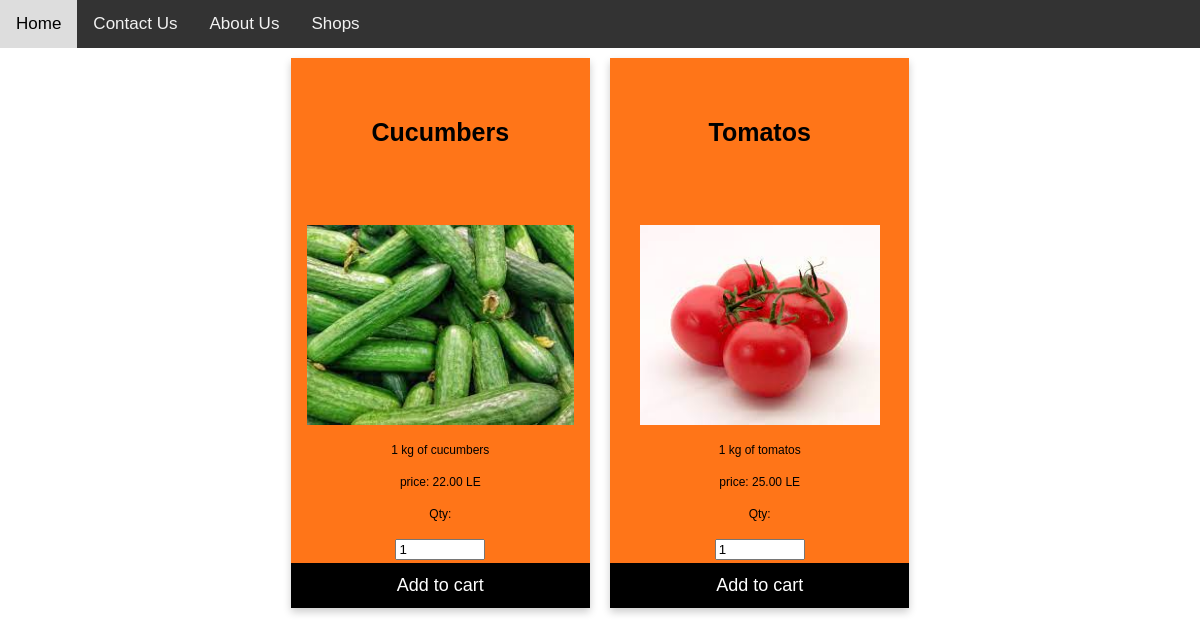
/products.php?shopId=4&catId=5, run on the app's committed database.
### tables this page shows
CREATE TABLE `products` (
  `Name` varchar(100) NOT NULL,
  `Description` varchar(100) NOT NULL,
  `Price` decimal(18,2) NOT NULL,
  `productID` int(11) NOT NULL,
  `Image` text NOT NULL,
  `quantity` int(200) NOT NULL,
  `catID` int(11) NOT NULL,
  `shopID` int(11) NOT NULL
);

### products.php (the view, shortened to what this page needs)
<body>
<?php
if(isset($_SESSION['ID']))
{
include("nav-bar.php");
}
else
{
echo'   <div class="topnav">
<a href="http://localhost/summerweb/home.php">Home</a>
<a href="http://localhost/summerweb/contactUs.php">Contact Us</a>
 <a href="http://localhost/summerweb/aboutUs.php">About Us</a>
  <a href="http://localhost/summerweb/restaurants.php">Shops</a>
</div>';
}
?>
        <div id="product-grid" style="display: flex;flex-wrap: wrap;justify-content: center;">
        <?php
            $servername = "localhost";
            $username = "root";
            $password = "";
            $dbname = "webproject";
            $conn = mysqli_connect($servername,$username,$password,$dbname);
            $shopID = $_GET['shopId'];
            $catID = $_GET['catId'];
            $sql="SELECT * FROM `products` WHERE shopID = ". $shopID ." AND catID = ". $catID ." ;";
            $result = mysqli_query($conn, $sql);
            while($row = mysqli_fetch_array($result))
            {
        ?>
            <div style=" float:right; margin:10px">
                <div class="product-item cards" width="200px">
                    <form method="post" action="cart.php">
                        <div class="mt-2 f-16"><strong><?php echo $row['Name']; ?></strong></div>
                        <div class="product-image">
                            <img src="http://localhost/summerweb/images/<?php echo $row['Image']; ?>">
                        </div>
                        <div class="product-description"> <?php echo $row['Description']; ?></div>
                        <div class="product-price">price: <?php echo $row['Price']; ?> LE</div>
                        <div class="product-price">Qty: </div>
                        <div>
                            <input type="number" name="quantity" value="1" size="2"/>
                            <input type="submit" name= "add_to_cart" value="Add to cart" class="btnAddAction"/>
                        </div>
                    </form>
                </div>
            </div>
        <?php } ?>

### products.php (style rules this page uses)
.cards { background-color: #FF7518; box-shadow: 0 4px 8px 0 rgba(0, 0, 0, 0.2); max-width: 300px; margin: auto; text-align: center; font-family: arial; max-height: 550px; height: 550px; margin-bottom: 1.5rem; font-size: 12px; }
.cards form { height: 100%; display: flex; flex-direction: column; justify-content: space-between; }
.cards button, .cards input[type=submit] { border: none; outline: 0; padding: 12px; color: white; background-color: #000; text-align: center; cursor: pointer; width: 100%; font-size: 18px; }
.cards input[type=number] { width: 30%; margin-bottom: 3px; }
.product-image img { max-height: 200px; height: 200px; }
.f-16 { font-size: 25px; padding: 60px; }
body { margin: 0; font-family: Arial, Helvetica, sans-serif; }
.topnav { overflow: hidden; background-color: #333; }
.topnav a { float: left; color: #f2f2f2; text-align: center; padding: 14px 16px; text-decoration: none; font-size: 17px; }

### data on the page
products: Name "Cucumbers", Image (picture), Description "1 kg of cucumbers", Price "22.00"
products: Name "Tomatos", Image (picture), Description "1 kg of tomatos", Price "25.00"
